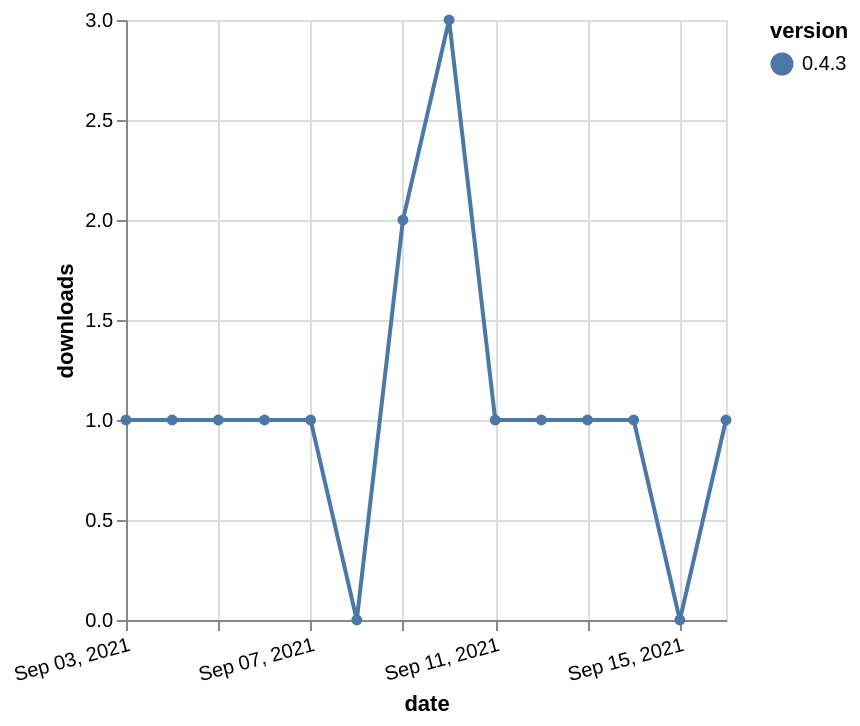

Write a Vega-Lite specification for this figure.
### Vega-Lite specification from a JSON file in a GitHub repository (floating-point values rounded to 4 significant figures)
{"$schema": "https://vega.github.io/schema/vega-lite/v5.json", "description": "A simple bar chart with embedded data.", "data": {"values": [{"date": "2021-09-03", "total": 168, "delta": 1, "version": "0.4.3"}, {"date": "2021-09-04", "total": 169, "delta": 1, "version": "0.4.3"}, {"date": "2021-09-05", "total": 170, "delta": 1, "version": "0.4.3"}, {"date": "2021-09-06", "total": 171, "delta": 1, "version": "0.4.3"}, {"date": "2021-09-07", "total": 172, "delta": 1, "version": "0.4.3"}, {"date": "2021-09-08", "total": 172, "delta": 0, "version": "0.4.3"}, {"date": "2021-09-09", "total": 174, "delta": 2, "version": "0.4.3"}, {"date": "2021-09-10", "total": 177, "delta": 3, "version": "0.4.3"}, {"date": "2021-09-11", "total": 178, "delta": 1, "version": "0.4.3"}, {"date": "2021-09-12", "total": 179, "delta": 1, "version": "0.4.3"}, {"date": "2021-09-13", "total": 180, "delta": 1, "version": "0.4.3"}, {"date": "2021-09-14", "total": 181, "delta": 1, "version": "0.4.3"}, {"date": "2021-09-15", "total": 181, "delta": 0, "version": "0.4.3"}, {"date": "2021-09-16", "total": 182, "delta": 1, "version": "0.4.3"}]}, "width": "container", "mark": {"type": "line", "point": {"filled": true}}, "encoding": {"x": {"field": "date", "type": "temporal", "timeUnit": "yearmonthdate", "title": "date", "axis": {"labelAngle": -15}}, "y": {"field": "delta", "type": "quantitative", "title": "downloads"}, "color": {"field": "version", "type": "nominal"}, "tooltip": {"field": "delta"}}}
